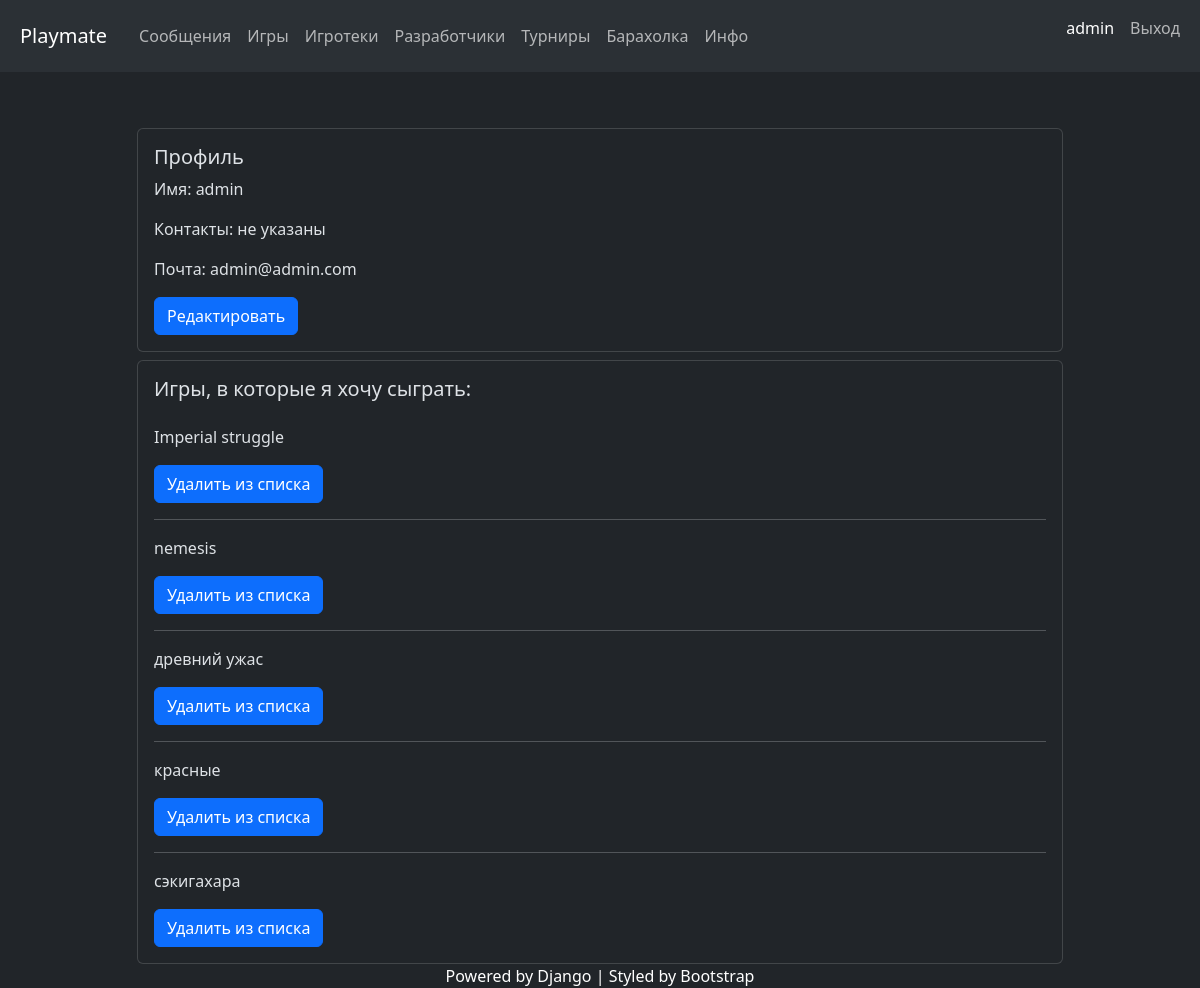
/accounts/profile/ (signed in), run on the app's committed database.
### main_app/models.py (models this page shows, shortened)
class BoardGame(models.Model):
    title = models.CharField(verbose_name='Название игры',
                             blank=False,
                             null=False,
                             max_length=100)
    url_tesera = models.URLField(verbose_name='Ссылка на игру на сайте tesera.ru',
                                 blank=True,
                                 null=True,
                                 max_length=200)
    url_bgg = models.URLField(verbose_name='Ссылка на игру на сайте boardgamegeek.com',
                              blank=True,
                              null=True,
                              max_length=100)
    created_at = models.DateTimeField(auto_now_add=True)
    updated_at = models.DateTimeField(auto_now=True)
    created_by = models.ForeignKey(User,
                                   related_name='created_games',
                                   on_delete=models.SET_NULL,
                                   null=True)
    players= models.ManyToManyField(User,
                                    related_name='liked_games')
    class Meta:
        indexes = [
            models.Index(fields=['title'])
        ]
        ordering = ['title']
        verbose_name = 'Настолка'
        verbose_name_plural = 'Настолки'

### accounts/views.py (the view)
# urls.py: path('profile/', ProfileDetailView.as_view(), name='profile'),
class ProfileDetailView(LoginRequiredMixin, DetailView):
    model = get_user_model()
    fields = ['username',
              'first_name',
              'email']
    template_name = 'accounts/profile.html'
    def get_object(self, queryset=None):
        return self.request.user
    def get_context_data(self, **kwargs):
        context = super().get_context_data(**kwargs)
        liked_games = self.request.user.liked_games.all()
        context['games'] = liked_games
        return context

### main_app/templatetags/active_page.py (called while the page is built)
@register.simple_tag
def active_url(request, path_name, *args, **kwargs):
    try:
        url = reverse(path_name, args=args, kwargs=kwargs)
        if url == request.path:
            return 'active'
    except NoReverseMatch:
        pass
    return ''

### templates/accounts/profile.html (shortened to what this page needs)
{% extends 'base.html' %}
{% load django_bootstrap5 %}
{% block content %}
<div class="container-sm mt-5">
    <div class="row justify-content-center">
        <div class="col col-lg-10">
            <div class="card mt-2">
                <div class="card-body">
                    <h5 class="card-title">Профиль</h5>
                    <div class="card-text">
                        <p>Имя: {{ user.username }}</p>
                        <p>Контакты: {{ user.first_name|default:"не указаны" }}</p>
                        <p>Почта: {{ user.email }}</p>
                        <a href="{% url 'accounts:profile_edit' %}" class="btn btn-primary">Редактировать</a>
                    </div>
                </div>
            </div>
            <div class="card mt-2">
                <div class="card-body">
                    <h5 class="card-title">Игры, в которые я хочу сыграть:</h5>
                    <div class="card-text pt-3">
                        {% for game in games %}
                            <p>{{ game.title }}</p>
                            <a class="btn btn-primary"
                               href="{% url 'main:remove_liked_game' game.pk %}">Удалить из списка</a>
                            {% if not forloop.last %}
                                <hr>
                            {% endif %}
                        {% endfor %}
                    </div>
                </div>
            </div>
        </div>
    </div>
</div>
{% endblock %}

### templates/navigation.html (shortened to what this page needs)
{% load active_page %}
<nav class="navbar navbar-expand-lg bg-body-tertiary">
  <div class="container-fluid">
    <div class="collapse navbar-collapse" id="navbarSupportedContent">
      <ul class="navbar-nav me-auto mb-2 mb-lg-0">
        <li class="nav-item" lang="en">
          <a class="nav-link {% active_url request 'home_page' %} navbar-brand" href="/">Playmate</a>
        </li>
        <li class="nav-item">
          <a class="nav-link {% active_url request 'main:playmates' %}"
             href="{% url 'main:playmates' %}">Сообщения</a>
        </li>
        <li class="nav-item">
          <a class="nav-link {% active_url request 'main:games' %}"
             href="{% url 'main:games' %}">Игры</a>
        </li>
        <li class="nav-item">
          <a class="nav-link {% active_url request 'main:game_anns' %}"
             href="{% url 'main:game_anns' %}">Игротеки</a>
        </li>
        <li class="nav-item">
          <a class="nav-link {% active_url request 'main:test_anns' %}"
             href="{% url 'main:test_anns' %}">Разработчики</a>
        </li>
        <li class="nav-item">
          <a class="nav-link {% active_url request 'main:tournament_anns' %}"
             href="{% url 'main:tournament_anns' %}">Турниры</a>
        </li>
        <li class="nav-item">
          <a class="nav-link {% active_url request 'main:sale_anns' %}"
             href="{% url 'main:sale_anns' %}">Барахолка</a>
        </li>
        <li class="nav-item">
          <a class="nav-link {% active_url request 'main:info' %}"
             href="{% url 'main:info' %}">Инфо</a>
        </li>
      </ul>
      <ul class="navbar-nav ms-auto mb-2 mb-lg-0">
          {% if user.is_authenticated %}
              <li class="nav-item">
                  <a class="nav-link {% active_url request 'accounts:profile' %}"
                     href="{% url 'accounts:profile' %}">
                      {{ user.username }}
                  </a>
              </li>
              <li class="nav-item">
                  <form action="{% url 'logout' %}" method="post">
                      <a class="nav-link" href="#" onclick="parentNode.submit()">Выход</a>
                  </form>
              </li>
          {% endif %}
      </ul>
    </div>
  </div>
</nav>

### data on the page
BoardGame: title "Imperial struggle"
BoardGame: title "nemesis"
BoardGame: title "древний ужас"
BoardGame: title "красные"
BoardGame: title "сэкигахара"

### other printed values
{{ user.username }} "admin"
{{ user.first_name|default:"не указаны" }} "не указаны"
{{ user.email }} "admin@admin.com"
